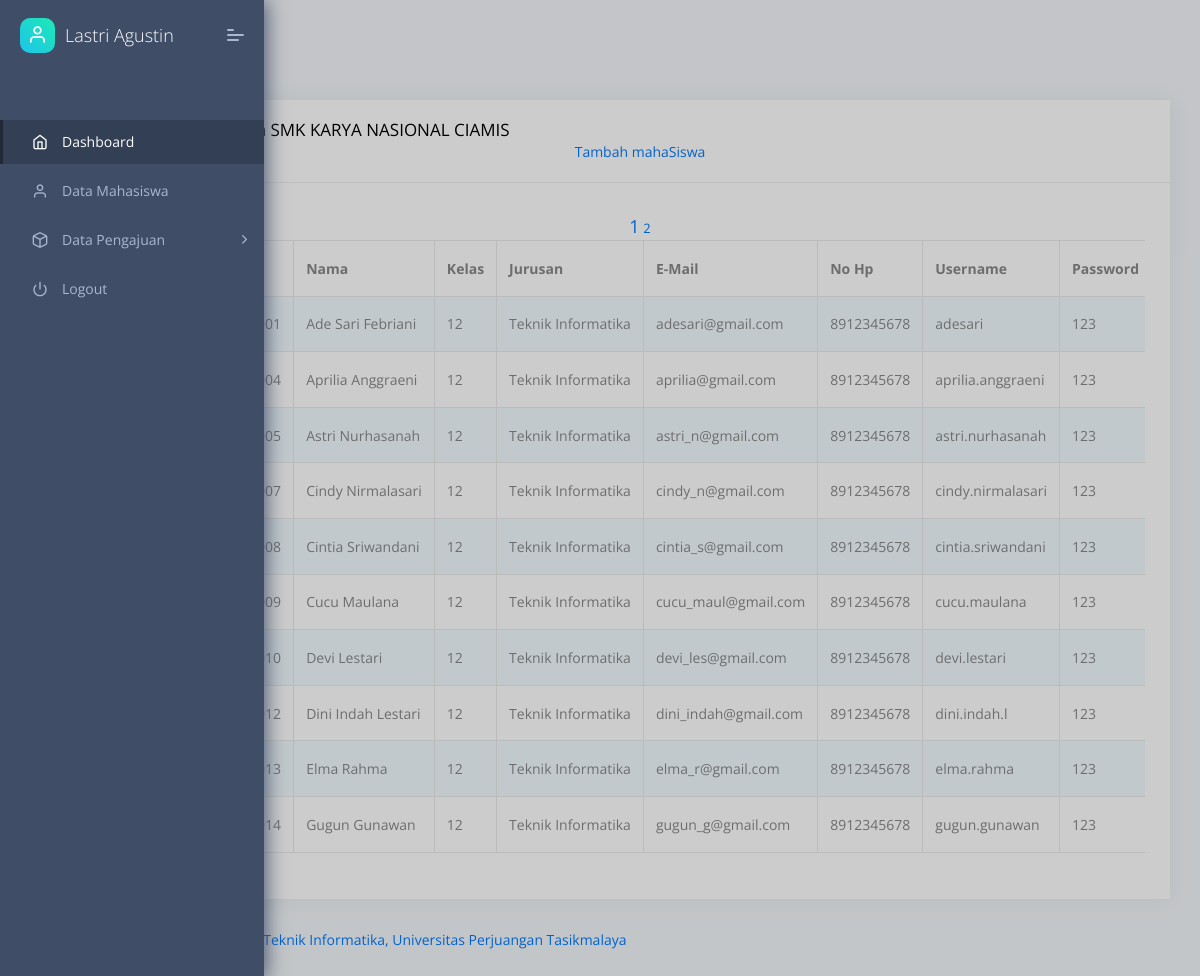
The page /datamahasiswa.php (signed in) on the database its author committed.
### tables this page shows
CREATE TABLE `mahasiswa` (
  `id_mahasiswa` int(10) NOT NULL,
  `nis` varchar(20) NOT NULL,
  `namamahasiswa` varchar(50) NOT NULL,
  `kelas` varchar(20) NOT NULL,
  `jurusan` varchar(50) NOT NULL,
  `email` varchar(50) NOT NULL,
  `nohp` bigint(12) NOT NULL,
  `uname` varchar(50) NOT NULL,
  `pass` varchar(50) NOT NULL,
  `level` varchar(50) NOT NULL
);

### function1.php (called while the page is built, shortened)
<?php
$conn = mysqli_connect("localhost", "root", "", "dbkp");
function query($query) {
	global $conn;
	$result = mysqli_query($conn, $query);
	$rows = [];
	while ($row = mysqli_fetch_assoc($result)) {
		$rows[] = $row;
	}
	return $rows;
}
 ?>

### datamahasiswa.php (the view, shortened to what this page needs)
<?php
  require 'function1.php';
  $jumlahdataperhalaman = 10;
  $jumlahdata = count( query ("SELECT * FROM mahasiswa") );
  $jumlahhalaman = ceil($jumlahdata / $jumlahdataperhalaman );
  $halamanaktif = (isset($_GET["halaman"]) ) ? $_GET ["halaman"] : 1 ;
  $awaldata = ( $jumlahdataperhalaman * $halamanaktif ) - $jumlahdataperhalaman;
  $pkl = query("SELECT * FROM mahasiswa LIMIT $awaldata, $jumlahdataperhalaman");
 ?>
<?php include('navbar_admin.php'); ?>
<div class="pcoded-main-container">
    <div class="pcoded-wrapper">
    <div class="pcoded-content">
      <div class="content">
        <div class="row">
          <div class="col-md-12">
            <div class="card">
              <div class="card-header">
                <h5 class="card-category">Data mahaSiswa SMK KARYA NASIONAL CIAMIS</h5>
                <a href="tambahmahasiswa.php"> <center>Tambah mahaSiswa</center></a>
              </div>
              <div class="card-body">
                <div class="table-responsive">
                <table class="table table-striped table-bordered nowrap">
                <thead>
                      <tr>
                        <th width="4%">No</th>
                        <th>NIS</th>
                        <th>Nama</th>
                        <th>Kelas</th>
                        <th>Jurusan</th>
                        <th>E-Mail</th>
                        <th>No Hp</th>
                        <th>Username</th>
                        <th>Password</th>
                      </tr>
                    </thead>
                    <tbody>
                      <tr>
                      <?php $i=1; ?>
                      <?php foreach ($pkl as $row): ?>
                        <td><?php echo $i; ?></td>
                        <td><?php echo $row["nis"] ?></td>
                        <td><?php echo $row["namamahasiswa"] ?></td>
                        <td><?php echo $row["kelas"] ?></td>
                        <td><?php echo $row["jurusan"] ?></td>
                        <td><?php echo $row["email"] ?></td>
                        <td><?php echo $row["nohp"] ?></td>
                        <td><?php echo $row["uname"] ?></td>
                        <td><?php echo $row["pass"] ?></td>
                      </tr>
                      <?php $i++; ?>
                      <?php endforeach; ?>
                    <center>
                        <?php for ( $h = 1; $h <= $jumlahhalaman; $h++ ) : ?>
                          <?php if ($h == $halamanaktif) : ?>
                            <a href="?halaman=<?= $h; ?>" style="font-size: large;"><?php echo $h; ?></a>
                          <?php else : ?>
                            <a href="?halaman=<?= $h; ?>" style="font-size: small;"><?php echo $h; ?></a>
                          <?php endif; ?>
                        <?php endfor; ?>
                    </center>
                    </tbody>
                </table>
                </div>
              </div>
            </div>
          </div>
        </div>
      </div>
      <footer class="footer">
        <div class="container-fluid">
          <div class="copyright" id="copyright">
            <a href="unper.ac.id" target="unper.ac.id">Teknik Informatika, Universitas Perjuangan Tasikmalaya</a>
          </div>
        </div>
      </footer>
</div>

### rows shown on the page
mahasiswa: namamahasiswa "Ade Sari Febriani", kelas "12", jurusan "Teknik Informatika", email "adesari@gmail.com", nohp "8912345678", uname "adesari", pass "123"
mahasiswa: namamahasiswa "Aprilia Anggraeni", kelas "12", jurusan "Teknik Informatika", email "aprilia@gmail.com", nohp "8912345678", uname "aprilia.anggraeni", pass "123"
mahasiswa: namamahasiswa "Astri Nurhasanah", kelas "12", jurusan "Teknik Informatika", email "astri_n@gmail.com", nohp "8912345678", uname "astri.nurhasanah", pass "123"
mahasiswa: namamahasiswa "Cindy Nirmalasari", kelas "12", jurusan "Teknik Informatika", email "cindy_n@gmail.com", nohp "8912345678", uname "cindy.nirmalasari", pass "123"
mahasiswa: namamahasiswa "Cintia Sriwandani", kelas "12", jurusan "Teknik Informatika", email "cintia_s@gmail.com", nohp "8912345678", uname "cintia.sriwandani", pass "123"
mahasiswa: namamahasiswa "Cucu Maulana", kelas "12", jurusan "Teknik Informatika", email "cucu_maul@gmail.com", nohp "8912345678", uname "cucu.maulana", pass "123"
mahasiswa: namamahasiswa "Devi Lestari", kelas "12", jurusan "Teknik Informatika", email "devi_les@gmail.com", nohp "8912345678", uname "devi.lestari", pass "123"
mahasiswa: namamahasiswa "Dini Indah Lestari", kelas "12", jurusan "Teknik Informatika", email "dini_indah@gmail.com", nohp "8912345678", uname "dini.indah.l", pass "123"
mahasiswa: namamahasiswa "Elma Rahma", kelas "12", jurusan "Teknik Informatika", email "elma_r@gmail.com", nohp "8912345678", uname "elma.rahma", pass "123"
mahasiswa: namamahasiswa "Gugun Gunawan", kelas "12", jurusan "Teknik Informatika", email "gugun_g@gmail.com", nohp "8912345678", uname "gugun.gunawan", pass "123"

### other values the page prints
$_SESSION['namaadmin'] "Lastri Agustin"
